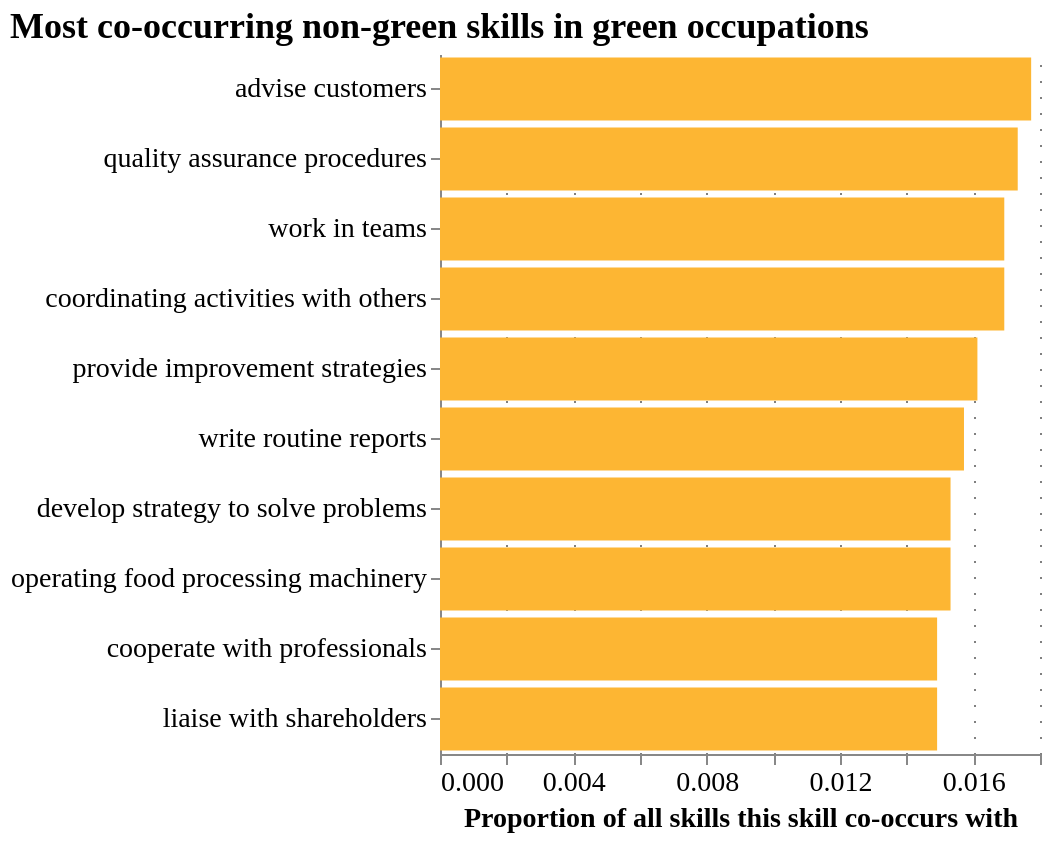

Write notebook code for a chart like this one.
### Code cell
graph_config

### Figure 1 — Vega-Lite specification as saved in the notebook (floating-point values rounded to 4 significant figures)
{"config": {"title": {"font": "Century Gothic", "anchor": "start"}, "axis": {"labelFont": "Century Gothic", "titleFont": "Century Gothic", "gridColor": "grey", "gridDash": [1, 7], "labelFontSize": 14, "titleFontSize": 14}, "header": {"labelFont": "Century Gothic", "titleFont": "Century Gothic"}, "legend": {"labelFont": "Century Gothic", "titleFont": "Century Gothic", "labelFontSize": 14, "titleFontSize": 18}, "range": {"category": ["#FDB633", "#18A48C", "#9A1BBE", "#EB003B", "#FF6E47", "#646363", "#0F294A", "#97D9E3", "#A59BEE", "#F6A4B7", "#D2C9C0", "#000000"], "ordinal": {"scheme": ["#FDB633", "#18A48C", "#9A1BBE", "#EB003B", "#FF6E47", "#646363", "#0F294A", "#97D9E3", "#A59BEE", "#F6A4B7", "#D2C9C0", "#000000"]}}, "view": {"strokeWidth": 0}}, "data": {"name": "data-2b1f2725011191303fe2256949472745"}, "mark": {"type": "bar"}, "encoding": {"color": {"value": "#FDB633"}, "tooltip": [{"field": "prop_in_green_occs", "format": ".2%", "title": "Percentage of jobs adverts in green occupations this skill appears in", "type": "quantitative"}, {"field": "num_in_green_occs", "title": "Number of jobs adverts in green occupations this skill appears in", "type": "quantitative"}, {"field": "prop_in_all_ads", "format": ".2%", "title": "Percentage of all jobs adverts this skill appears in", "type": "quantitative"}, {"field": "num_in_all_ads", "title": "Number of all jobs adverts this skill appears in", "type": "quantitative"}], "x": {"field": "degree centrality", "title": "Proportion of all skills this skill co-occurs with", "type": "quantitative"}, "y": {"axis": {"labelLimit": 500}, "field": "skill_name_wrapped", "sort": "-x", "title": "", "type": "nominal"}}, "height": 350, "title": {"anchor": "start", "text": "Most co-occurring non-green skills in green occupations", "fontSize": 18, "subtitle": "", "subtitleFont": "Century Gothic", "subtitleFontSize": 13}, "width": "container", "$schema": "https://vega.github.io/schema/vega-lite/v5.15.1.json", "datasets": {"data-2b1f2725011191303fe2256949472745": [{"index": 854, "skill": "00ff06cc-103f-4c85-b5df-6f75acff6abf", "degree centrality": 0.01773, "skill_name": "advise customers", "skill_name_wrapped": ["advise customers"], "skill_description": NaN, "prop_in_green_occs": 0.01623, "num_in_green_occs": 213, "prop_in_all_ads": 0.01325, "num_in_all_ads": 53969}, {"index": 609, "skill": "1177c6f5-09c5-4c35-873c-afd22d170ad3", "degree centrality": 0.01733, "skill_name": "quality assurance procedures", "skill_name_wrapped": ["quality assurance procedures"], "skill_description": NaN, "prop_in_green_occs": 0.01493, "num_in_green_occs": 196, "prop_in_all_ads": 0.006795, "num_in_all_ads": 27675}, {"index": 571, "skill": "60c78287-22eb-4103-9c8c-28deaa460da0", "degree centrality": 0.01693, "skill_name": "work in teams", "skill_name_wrapped": ["work in teams"], "skill_description": NaN, "prop_in_green_occs": 0.01676, "num_in_green_occs": 220, "prop_in_all_ads": 0.01183, "num_in_all_ads": 48182}, {"index": 380, "skill": "S1.2.1", "degree centrality": 0.01693, "skill_name": "coordinating activities with others", "skill_name_wrapped": ["coordinating activities with others"], "skill_description": NaN, "prop_in_green_occs": 0.02423, "num_in_green_occs": 318, "prop_in_all_ads": 0.01384, "num_in_all_ads": 56362}, {"index": 483, "skill": "d4cc5022-7801-4885-bcff-166552788d35", "degree centrality": 0.01612, "skill_name": "provide improvement strategies", "skill_name_wrapped": ["provide improvement strategies"], "skill_description": NaN, "prop_in_green_occs": 0.01767, "num_in_green_occs": 232, "prop_in_all_ads": 0.005158, "num_in_all_ads": 21006}, {"index": 367, "skill": "78b1de70-0930-462f-9a7e-bf9b4135e1e2", "degree centrality": 0.01572, "skill_name": "write routine reports", "skill_name_wrapped": ["write routine reports"], "skill_description": NaN, "prop_in_green_occs": 0.016, "num_in_green_occs": 210, "prop_in_all_ads": 0.009784, "num_in_all_ads": 39850}, {"index": 363, "skill": "7a8fb784-67fa-41e9-a75c-6b491d91f800", "degree centrality": 0.01532, "skill_name": "develop strategy to solve problems", "skill_name_wrapped": ["develop strategy to solve problems"], "skill_description": NaN, "prop_in_green_occs": 0.03154, "num_in_green_occs": 414, "prop_in_all_ads": 0.01419, "num_in_all_ads": 57808}, {"index": 924, "skill": "S8.5.4", "degree centrality": 0.01532, "skill_name": "operating food processing machinery", "skill_name_wrapped": ["operating food processing machinery"], "skill_description": NaN, "prop_in_green_occs": 0.01028, "num_in_green_occs": 135, "prop_in_all_ads": 0.0002215, "num_in_all_ads": 902}, {"index": 911, "skill": "a941f0e5-e015-4249-aaa4-25106dcbb4a1", "degree centrality": 0.01491, "skill_name": "cooperate with professionals", "skill_name_wrapped": ["cooperate with professionals"], "skill_description": NaN, "prop_in_green_occs": 0.01067, "num_in_green_occs": 140, "prop_in_all_ads": 0.01759, "num_in_all_ads": 71636}, {"index": 1117, "skill": "8f9e8842-94f3-48d5-8d09-c43829bcabc5", "degree centrality": 0.01491, "skill_name": "liaise with shareholders", "skill_name_wrapped": ["liaise with shareholders"], "skill_description": NaN, "prop_in_green_occs": 0.01158, "num_in_green_occs": 152, "prop_in_all_ads": 0.007119, "num_in_all_ads": 28996}]}}
